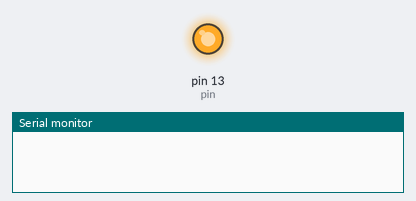
Recording of a sketch running on a simulated Arduino Uno, built with avr-gcc and run on an emulated ATmega328P. Parts: output pins drawn as LEDs (lit = HIGH), the last lines printed to the serial monitor.

Above: at 0.5 s.
At 20.1 s:
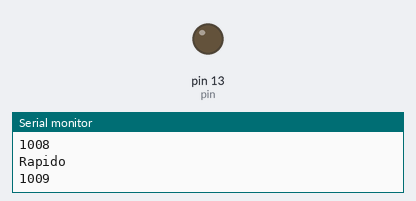
Timing chart, 0 to 27.4 s (numbered marks = the images above):
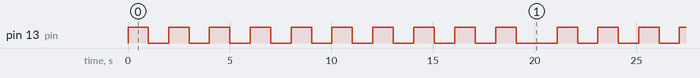

Measured:
- by itself, pin 13 (pin): repeats every 21.1 s: 9 × (LOW 1.0 s, HIGH 1.0 s), LOW 2.0 s, HIGH 1.0 s
- by itself, everything shown: repeats every 21.1 s, in 20 steps

The sketch:

ExemploAulaII.ino
```cpp
/*
   Exemplo de implementação de Laço de repetição
    simples (for)
    Autor: Prof. Paulo Barreto
    Data: 02/07/2013
    */
//Declaração de      variáveis
int pin = 13;
int tempo = 1000;
int valor;
//Função principal responsável pelo SETUP
void setup() {
    pinMode(pin, OUTPUT);
    Serial.begin(9600);
}

void loop() {
    valor = Serial.read();
    tempo = tempo - valor;
    for(int i = 0; i < 10; i++){
        //Comandos que serão repetidos
       digitalWrite(pin, HIGH);
       delay(tempo);
       digitalWrite(pin , LOW);
       delay(tempo);
       //Desvio de Fluxo
       if(i <=5){
         Serial.print("\nLento ") ;
         Serial.print(tempo);
       }//Senão
       else{
         Serial.println("Rapido");
         Serial.println(tempo);
       }

       tempo = tempo - valor;
    }
    tempo = 1000;
    delay(tempo);
}
```
